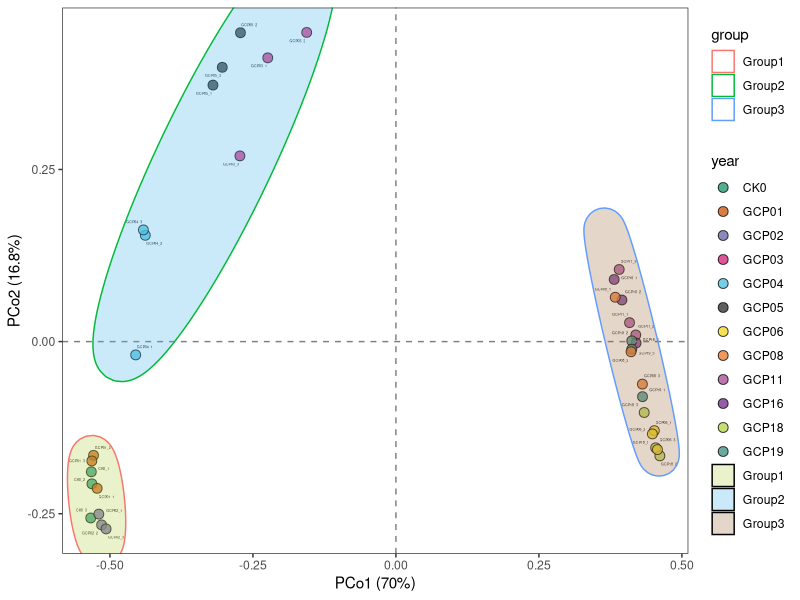

Reproduce this figure in R.
library(vegan)
library(reshape2)
library(tidyverse)
library(ggforce)
library(ggrepel)
otu.table<- read.table("otu.table.filter.txt",sep="\t",header = T,row.names = 1)
### PCoA #########
pcoa  <- vegan::vegdist(t(otu.table), method = "bray") %>%  ape::pcoa(.)
eig <- pcoa$values[,1]
vectors <- data.frame(pcoa$vectors[,1:2])
pc1 <- eig[1]/sum(eig)*100
pc2 <- eig[2]/sum(eig)*100
xlab <- paste("PCo1 ","(",round(pc1,1),"%)",sep="")
ylab <- paste("PCo2 ","(",round(pc2,1),"%)",sep="")
data<- data.frame(sample=rownames(vectors), vectors) 
data$year <- str_sub(data$sample,-7,-3)
data$year <- factor(data$year,levels = c("CK0","GCP01","GCP02","GCP03","GCP04","GCP05","GCP06","GCP08","GCP11","GCP16","GCP18","GCP19"))
data$group <- c(rep("Group1",3),rep("Group3",12),rep("Group1",6),rep("Group2",9),rep("Group3",6))
pdf("PCoA.16s.pdf",width = 4.5,height = 3.5)
ggplot(data, aes(x=Axis.1,y=Axis.2))+#,colour=year
  geom_point(aes(fill=year),size = 3,shape=21,alpha=0.8)+theme_bw()+
  xlab(xlab)+ylab(ylab)+
  theme(panel.grid=element_blank(),
        legend.position="right")+
  geom_vline(xintercept = 0, linetype="dashed", color="grey50")+
  geom_hline(yintercept = 0,linetype="dashed", color="grey50")+
  scale_fill_manual(values = c("#279773","#D05D15","#6F6BAA","#D52B81","#54C1DF","#393636","#F4D92A","#EA7E34","#AD529B","#793590","#B8D552","#43938B","#B8D552","#4FBAEA","#A6774C"))+
  #scale_colour_manual(values = mycolor12)+
  geom_text_repel(aes(label=sample),size=0.9)+
  ggforce::geom_mark_ellipse(aes(fill = group,color=group))
dev.off()
